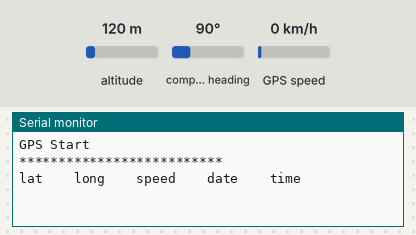
The sketch below on a simulated Arduino Mega 2560, built with avr-gcc and run on an emulated ATmega2560. On the bench: the last lines printed to the serial monitor. The inputs (shaded band) are chosen by the test bench; at power-on: GPS speed 0 km/h, altitude 120 m, compass heading 90°. The GPS gets a fix after 3 s at 37.7749, -122.4194 with 8 satellites.

Above: at 1.2 s.
1.3 s: GPS speed set to 2 km/h
At 3.8 s:
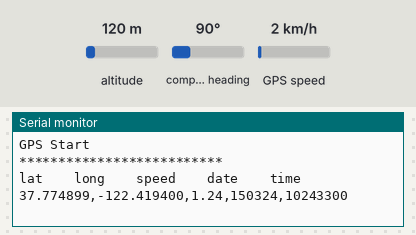
5.4 s: GPS speed set to 30 km/h
At 6.9 s:
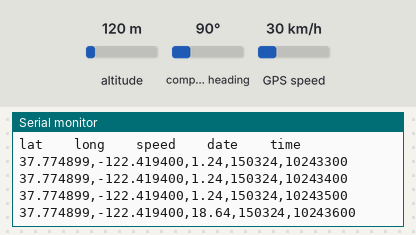
Timing chart, 0 to 8.4 s (numbered marks = the images above; inputs shaded):
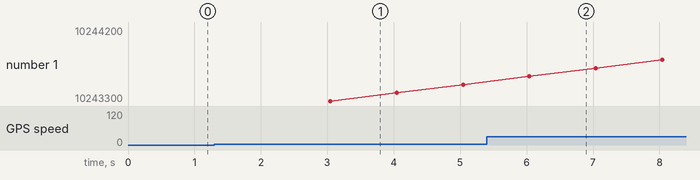

Measured:
- after the input at 1.3 s, the serial monitor: prints a new line after 1.7 s (image 1)
- after the input at 5.4 s, the serial monitor: prints a new line after 0.64 s (image 2)

The sketch:

03_GPS_STRING.ino
```cpp
#include <TinyGPS++.h>

TinyGPSPlus gps;

String Data = "";

void setup() {

  Serial1.begin(9600);//This opens up communications to the GPS

  Serial.begin(9600);//This opens up communications to the Serial monitor in the Arduino IDE and sets the speed. This is basically the connection to the computer
  Serial.println("GPS Start\n**************************");//Just show to the monitor that the sketch has started
  Serial.println("lat \t long \t speed \t date \t time");//and these are the values

}

void loop()
{
  while (Serial1.available()) //While there is data coming from the GPS, do follwing...
  {
    gps.encode(Serial1.read());//...read the signal, transform into an object called "gps"
  }

  if (gps.location.isUpdated()) //if this object has been updated, do the following
  {Data = "";
    Data.concat(String(gps.location.lat(), 6));
    Data.concat(",");
    Data.concat(String(gps.location.lng(), 6));
    Data.concat(",");
    Data.concat(gps.speed.mph());
    Data.concat(",");
    Data.concat(gps.date.value());
    Data.concat(",");
    Data.concat(gps.time.value());
    Serial.println(Data);
  }
}
```
